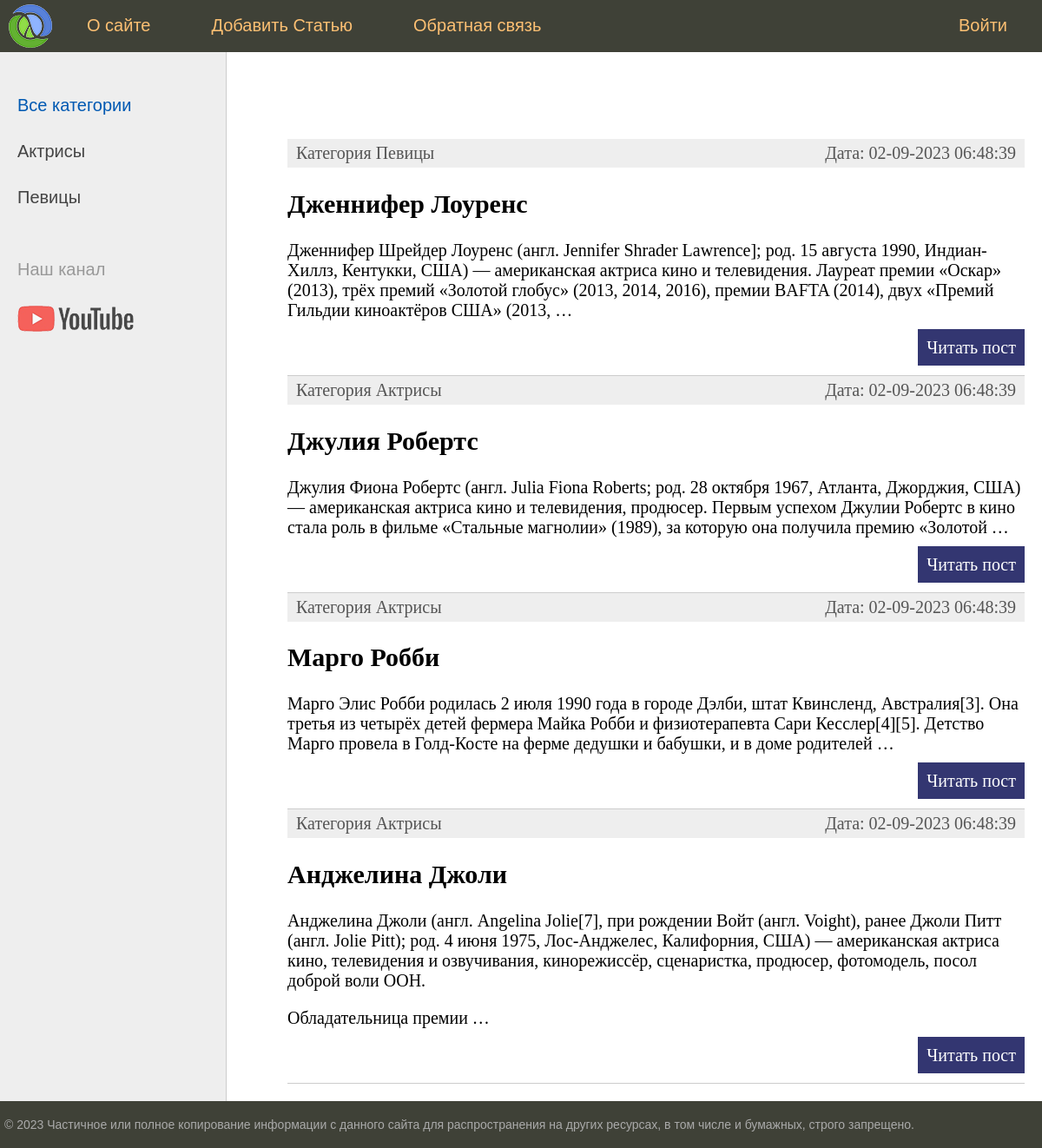
The page /women/ on the database as committed earlier.
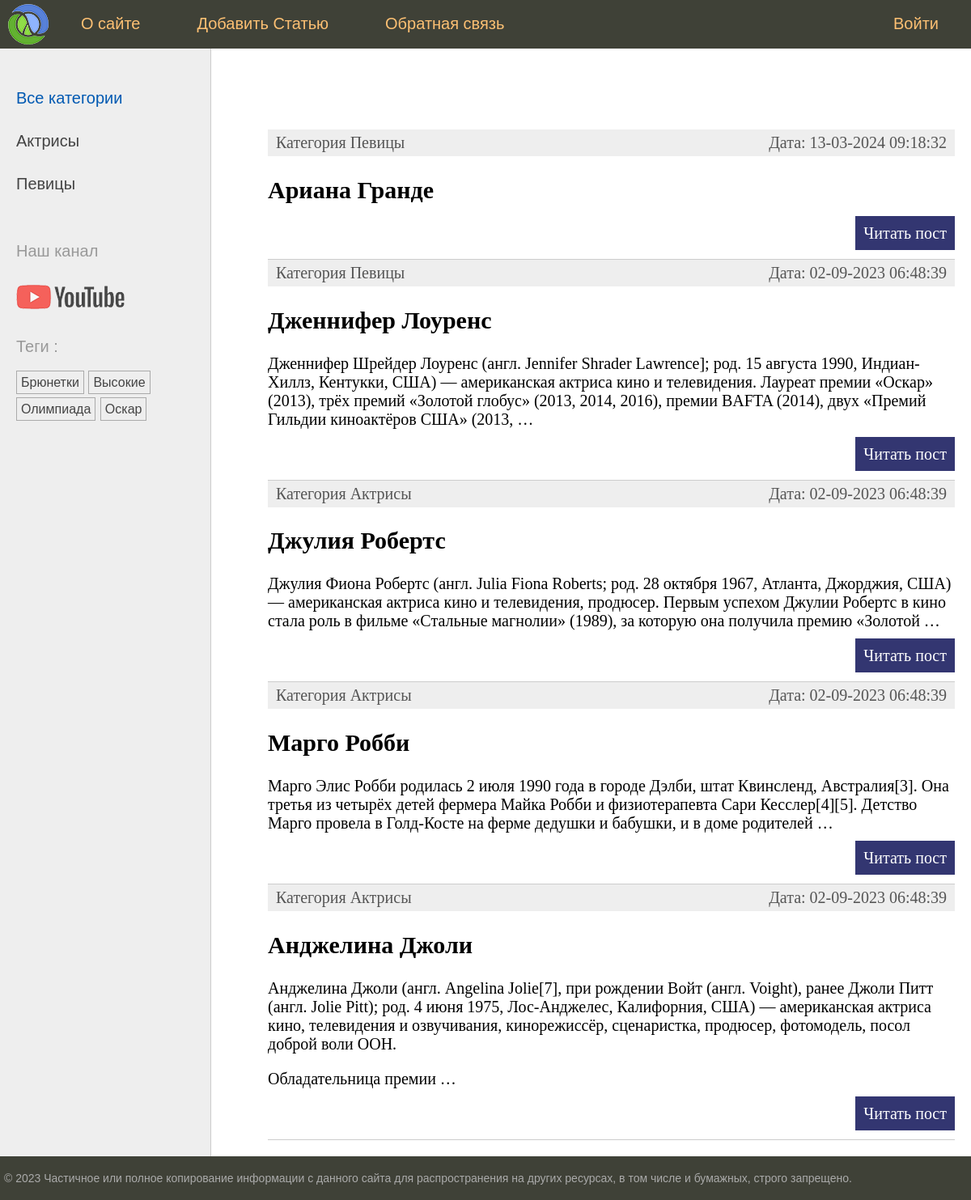
The same page on the database as committed later.
### women/models.py (models this page shows, shortened)
class Category(models.Model):
    name = models.CharField(max_length=100, db_index=True)
    slug = models.SlugField(max_length=255, unique=False, db_index=True)
    def get_absolute_url(self):
        return reverse("category", kwargs={"cat_slug": self.slug})

class Women(models.Model):
    class Status(models.IntegerChoices):
        DRAFT = 0, "Черновик"
        PUBLISHED = 1, "Опубликовано"
    title = models.CharField(max_length=255)
    slug = models.SlugField(
        max_length=255,
        unique=True,
        db_index=True,
    )
    content = models.TextField(blank=True)
    time_create = models.DateTimeField(auto_now_add=True)
    time_update = models.DateTimeField(auto_now=True)
    is_published = models.BooleanField(choices=Status.choices, default=Status.PUBLISHED)
    objects = models.Manager()
    published = PublishedManager()
    cat = models.ForeignKey("Category", on_delete=models.PROTECT, related_name="posts")
    tags = models.ManyToManyField("TagPost", blank=True, related_name="tags")
    husband = models.OneToOneField(
        "Husband",
        on_delete=models.SET_NULL,
        null=True,
        blank=True,
        related_name="wuman",
    )
    class Meta:
        verbose_name = "Известные Женщины"
        verbose_name_plural = "Известные Женщины"
        ordering = ["-time_create"]
        indexes = [
            models.Index(fields=["-time_create"]),
        ]
    def get_absolute_url(self):
        return reverse("post", kwargs={"post_slug": self.slug})

class TagPost(models.Model):
    tag = models.CharField(max_length=100, db_index=True)
    slug = models.SlugField(max_length=255, unique=True, db_index=True)
    def get_absolute_url(self):
        return reverse("tag", kwargs={"tag_slug": self.slug})

### women/views.py (the view)
# urls.py: path("", views.index, name="home"),
def index(request):
    posts = Women.published.all().select_related("cat")
    data = {
        "title": "Главная Страница",
        "menu": menu,
        "posts": posts,
        "cat_selected": 0,
    }
    return render(request, "women/index.html", context=data)

### women/models.py (called while the page is built)
    def get_queryset(self):
        return super().get_queryset().filter(is_published=Women.Status.PUBLISHED)

### women/templatetags/women_tags.py (called while the page is built)
@register.inclusion_tag("women/list_categories.html")
def show_categories(cat_selected=0):
    cats = Category.objects.annotate(total=Count("posts")).filter(total__gt=0)
    return {"cats": cats, "cat_selected": cat_selected}

@register.inclusion_tag("women/list_tags.html")
def show_all_tags():
    return {"tags": TagPost.objects.annotate(total=Count("tags")).filter(total__gt=0)}

### women/templates/women/index.html (shortened to what this page needs)
{% extends 'base.html' %}
{% block content %}
<ul class="list-articles">
    {% for p in posts %}
    <li>
        <div class="article-panel">
            <p class="first">Категория {{p.cat.name}}</p>
            <p class="last">Дата: {{p.time_update | date:"d-m-Y H:i:s"}}</p>
        </div>
        <h2>{{p.title}}</h2>
        {% autoescape off %}
        {{p.content | linebreaks |truncatewords:40 }}
        {% endautoescape %}
        <p class="link-read-post"><a href="{{ p.get_absolute_url }}">Читать пост</a></p>
    </li>
    {% endfor %}
</ul>
{% endblock %}

### templates/base.html (shortened to what this page needs)
{% load static %}
{% load women_tags%}
<!DOCTYPE html>
<html>
<head>
    <link type="text/css" href="{% static 'women/css/styles.css' %}" rel="stylesheet" />
</head>
<body>
    <table class="table-page" border=0 cellpadding="0" cellspacing="0">
        <tr>
            <td valign=top>
                {% block mainmenu %}
                <div class="header">
                    <ul id="mainmenu" class="mainmenu">
                        <li class="logo"><a href="{% url 'home' %}">
                                <div class="logo"></div>
                            </a></li>
                        {% for m in menu %}
                        {% if not forloop.last %}<li>{% else %}
                        <li class="last">{% endif %}
                            <a href="{% url m.url_name %}">{{m.title}}</a>
                        </li>
                        {% endfor %}
                    </ul>
                </div>
                {% endblock mainmenu %}
                <table class="table-content" border=0 cellpadding="0" cellspacing="0">
                    <tr>
                        <td valign="top" class="left-chapters">
                            <ul id="leftchapters">
                                {%if cat_selected == 0%}
                                <li class="selected">Все категории</li>
                                {%else%}
                                <li><a href="{% url 'home' %}">Все категории</a></li>
                                {%endif%}
                                {% show_categories cat_selected %}
                                <li class="share">
                                    <p>Наш канал</p>
                                    <a class="share-yt"
                                        href="https://www.youtube.com/channel/UClJzWfGWuGJL2t-3dYKcHTA/playlists"
                                        target="_blank" rel="nofollow"></a>
                                </li>
                                <li>{% show_all_tags %}</li>
                            </ul>
                        </td>
                        <td valign="top" class="content">
                            <div class="content-text">
                                {% block content %}
                                {% endblock %}
                            </div>
                        </td>
                    </tr>
                </table>
            </td>
        </tr>
        <tr>
            <td valign=top>
                <div id="footer">
                    <p>&copy; 2023 Частичное или полное копирование информации с данного сайта для распространения на
                        других ресурсах, в том числе и бумажных, строго запрещено.</p>
                </div>
            </td>
        </tr>
    </table>
</body>
</html>

### women/templates/women/list_categories.html
{% for cat in cats%}
{% if cat.id == cat_selected%}
<li class="selected">{{cat.name}}</li>
{%else%}
<li><a href="{{ cat.get_absolute_url}}">{{cat.name}}</a></li>
{%endif%}
{% endfor %}

### women/templates/women/list_tags.html
{% if tags %}
<p> Теги :</p>
<ul class="tags-list">
    {% for t in tags%}
    <li><a href="{{t.get_absolute_url}}">{{t.tag}}</a></li>
    {% endfor %}
</ul>
{% endif%}

Rows that differ between the two databases and show on the page:
added TagPost: tag "Брюнетки"
added TagPost: tag "Высокие"
added TagPost: tag "Олимпиада"
added TagPost: tag "Оскар"
added Women: cat.name "Певицы", time_update "13-03-2024 09:18:32", title "Ариана Гранде"
Other text that changed with them:
text now shown: "Теги :"
